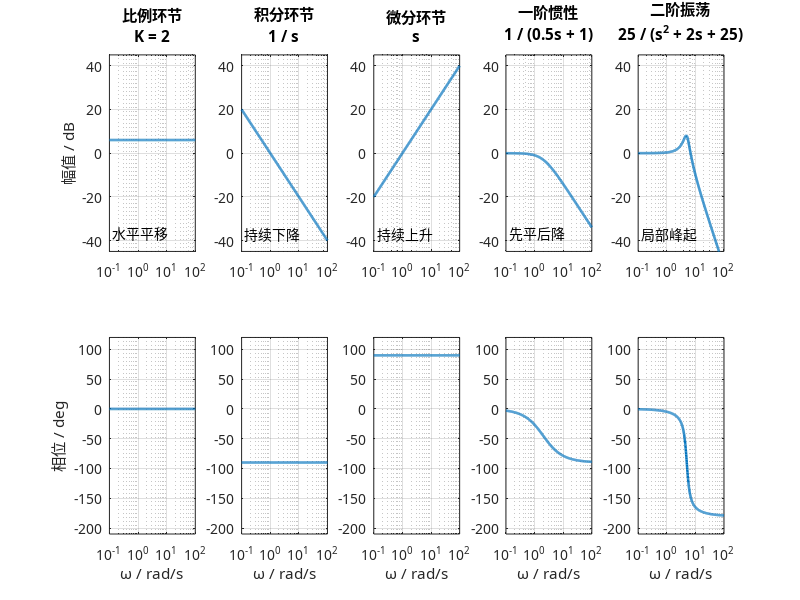

Reproduce this figure in MATLAB.
clear; close all; clc;
pkg load control;

set (0, 'defaultfigurevisible', 'off');
set (0, 'defaultaxesfontname', 'PingFang SC');
set (0, 'defaulttextfontname', 'PingFang SC');

[script_dir, ~, ~] = fileparts (mfilename ('fullpath'));
outdir = fullfile (script_dir, '..', 'processed');
if ~exist (outdir, 'dir')
  mkdir (outdir);
end

s = tf ('s');
w = logspace (-1, 2, 700);

names = {'比例环节', '积分环节', '微分环节', '一阶惯性', '二阶振荡'};
formulas = {'K = 2', '1 / s', 's', '1 / (0.5s + 1)', '25 / (s^2 + 2s + 25)'};
cues = {'水平平移', '持续下降', '持续上升', '先平后降', '局部峰起'};

fig = figure ('position', [100, 100, 1500, 620], 'color', 'w');
for k = 1:5
  if k == 1
    sys = tf ([2], [1]);
  elseif k == 2
    sys = tf ([1], [1, 0]);
  elseif k == 3
    sys = tf ([1, 0], [1]);
  elseif k == 4
    sys = tf ([1], [0.5, 1]);
  else
    sys = tf ([25], [1, 2, 25]);
  end
  [mag, phase_deg] = bode (sys, w);
  mag_db = 20 * log10 (squeeze (mag));
  phase_deg = squeeze (phase_deg);

  subplot (2, 5, k);
  semilogx (w, mag_db, 'LineWidth', 1.8);
  grid on;
  xlim ([0.1, 100]);
  ylim ([-45, 45]);
  title ({names{k}, formulas{k}}, 'FontWeight', 'bold');
  text (0.13, -37, cues{k}, 'FontSize', 10);
  if k == 1
    ylabel ('幅值 / dB');
  end

  subplot (2, 5, k + 5);
  semilogx (w, phase_deg, 'LineWidth', 1.8);
  grid on;
  xlim ([0.1, 100]);
  ylim ([-210, 120]);
  xlabel ('\omega / rad/s');
  if k == 1
    ylabel ('相位 / deg');
  end
end

print (fig, fullfile (outdir, '2-4-fd-03-typical-elements-bode-comparison.svg'), '-dsvg');
